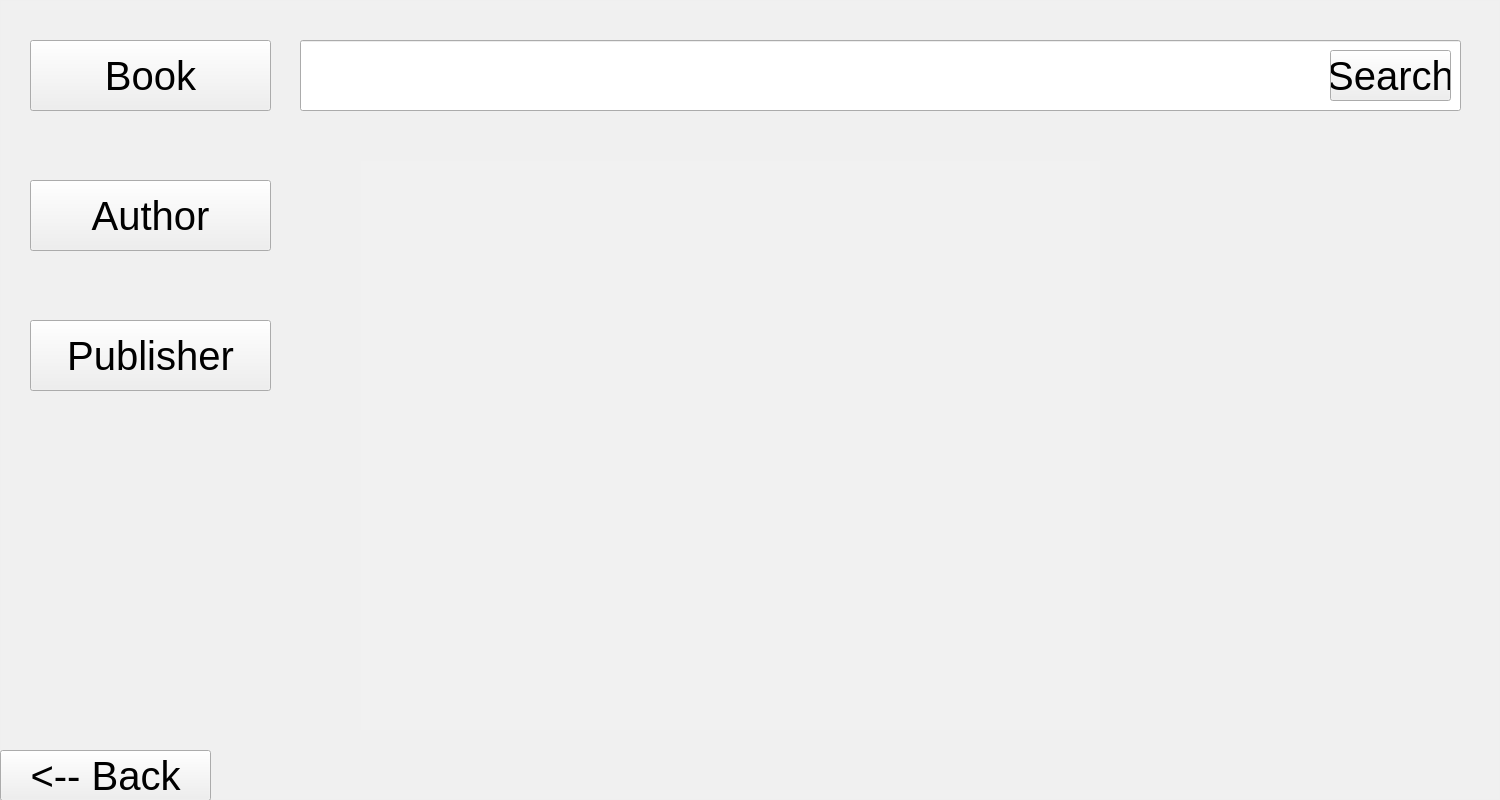
<?xml version="1.0" encoding="UTF-8"?>
<ui version="4.0">
 <class>SearchWindow</class>
 <widget class="QWidget" name="SearchWindow">
  <property name="geometry">
   <rect>
    <x>0</x>
    <y>0</y>
    <width>1500</width>
    <height>800</height>
   </rect>
  </property>
  <property name="windowTitle">
   <string>Book Club - Search</string>
  </property>
  <property name="windowIcon">
   <iconset resource="../resources.qrc">
    <normaloff>:/resources/icon.jpg</normaloff>:/resources/icon.jpg</iconset>
  </property>
  <property name="styleSheet">
   <string notr="true">QWidget {
	background-image: url(:/resources/skyblueBack.jpg);
}</string>
  </property>
  <widget class="QFrame" name="frame">
   <property name="geometry">
    <rect>
     <x>0</x>
     <y>0</y>
     <width>1500</width>
     <height>800</height>
    </rect>
   </property>
   <property name="styleSheet">
    <string notr="true">QFrame {
	background-color: rgba(255,255,255,10);
}
</string>
   </property>
   <property name="frameShape">
    <enum>QFrame::Shape::StyledPanel</enum>
   </property>
   <property name="frameShadow">
    <enum>QFrame::Shadow::Raised</enum>
   </property>
   <widget class="QPushButton" name="searchBookPushButton">
    <property name="geometry">
     <rect>
      <x>30</x>
      <y>40</y>
      <width>241</width>
      <height>71</height>
     </rect>
    </property>
    <property name="styleSheet">
     <string notr="true">QPushButton {
	font: 700 9pt &quot;Script MT Bold&quot;;
	font-size:40px;
	color: rgb(0, 0, 0);
}
</string>
    </property>
    <property name="text">
     <string>Book</string>
    </property>
   </widget>
   <widget class="QPushButton" name="searchAuthorPushButton">
    <property name="geometry">
     <rect>
      <x>30</x>
      <y>180</y>
      <width>241</width>
      <height>71</height>
     </rect>
    </property>
    <property name="styleSheet">
     <string notr="true">QPushButton {
	font: 700 9pt &quot;Script MT Bold&quot;;
	font-size:40px;
	color: rgb(0, 0, 0);
}
</string>
    </property>
    <property name="text">
     <string>Author</string>
    </property>
   </widget>
   <widget class="QPushButton" name="searchPublisherPushButton">
    <property name="geometry">
     <rect>
      <x>30</x>
      <y>320</y>
      <width>241</width>
      <height>71</height>
     </rect>
    </property>
    <property name="styleSheet">
     <string notr="true">QPushButton {
	font: 700 9pt &quot;Script MT Bold&quot;;
	font-size:40px;
	color: rgb(0, 0, 0);
}
</string>
    </property>
    <property name="text">
     <string>Publisher</string>
    </property>
   </widget>
   <widget class="QLineEdit" name="searchLineEdit">
    <property name="geometry">
     <rect>
      <x>300</x>
      <y>40</y>
      <width>1161</width>
      <height>71</height>
     </rect>
    </property>
    <property name="styleSheet">
     <string notr="true">QLineEdit {
	font-size:27px;
	color: rgb(0, 0, 0);
}</string>
    </property>
    <property name="placeholderText">
     <string notr="true"/>
    </property>
   </widget>
   <widget class="QPushButton" name="showSearchPushButton">
    <property name="geometry">
     <rect>
      <x>1330</x>
      <y>50</y>
      <width>121</width>
      <height>51</height>
     </rect>
    </property>
    <property name="styleSheet">
     <string notr="true">QPushButton {
	font: 700 9pt &quot;Script MT Bold&quot;;
	font-size:40px;
	color: rgb(0, 0, 0);
}
</string>
    </property>
    <property name="text">
     <string>Search</string>
    </property>
   </widget>
   <widget class="QLabel" name="label">
    <property name="geometry">
     <rect>
      <x>30</x>
      <y>430</y>
      <width>241</width>
      <height>231</height>
     </rect>
    </property>
    <property name="styleSheet">
     <string notr="true">QLabel {
	image: url(:/resources/search.png);
	background: transparent;
	border: none;
}</string>
    </property>
    <property name="text">
     <string/>
    </property>
   </widget>
   <widget class="QPushButton" name="backPushButton">
    <property name="geometry">
     <rect>
      <x>0</x>
      <y>750</y>
      <width>211</width>
      <height>51</height>
     </rect>
    </property>
    <property name="styleSheet">
     <string notr="true">QPushButton {
	font: 700 9pt &quot;Script MT Bold&quot;;
	font-size:40px;
	color: rgb(0, 0, 0);
}
</string>
    </property>
    <property name="text">
     <string>&lt;-- Back</string>
    </property>
   </widget>
   <widget class="QListWidget" name="searchResultsListWidget">
    <property name="geometry">
     <rect>
      <x>360</x>
      <y>160</y>
      <width>741</width>
      <height>571</height>
     </rect>
    </property>
   </widget>
  </widget>
 </widget>
 <resources>
  <include location="../resources.qrc"/>
 </resources>
 <connections/>
</ui>
